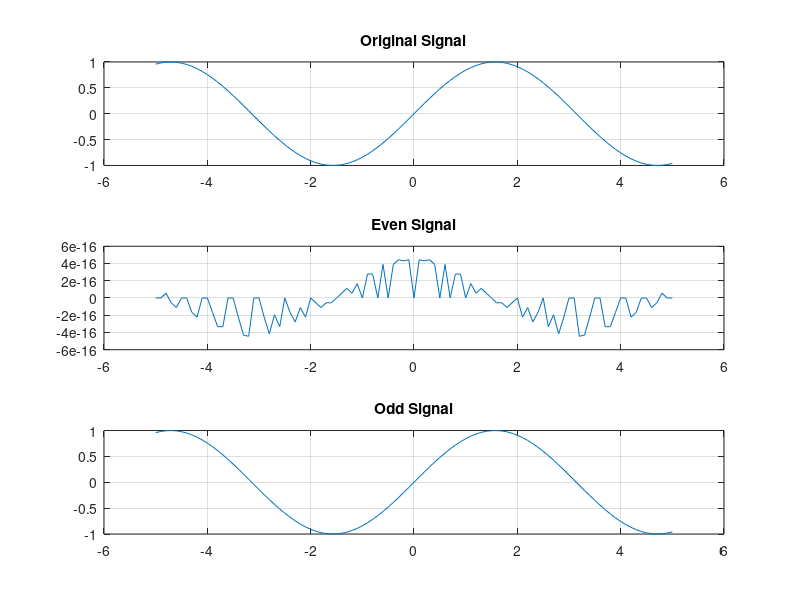

This figure's MATLAB source:

clc;
clear;
close all;

t = -5:0.1:5;

x = sin(t);

x_even = (x + fliplr(x))/2;
x_odd = (x - fliplr(x))/2;

subplot(3,1,1);
plot(t,x);
title('Original Signal');
grid on;

subplot(3,1,2);
plot(t,x_even);
title('Even Signal');
grid on;

subplot(3,1,3);
plot(t,x_odd);
title('Odd Signal');
grid on;
